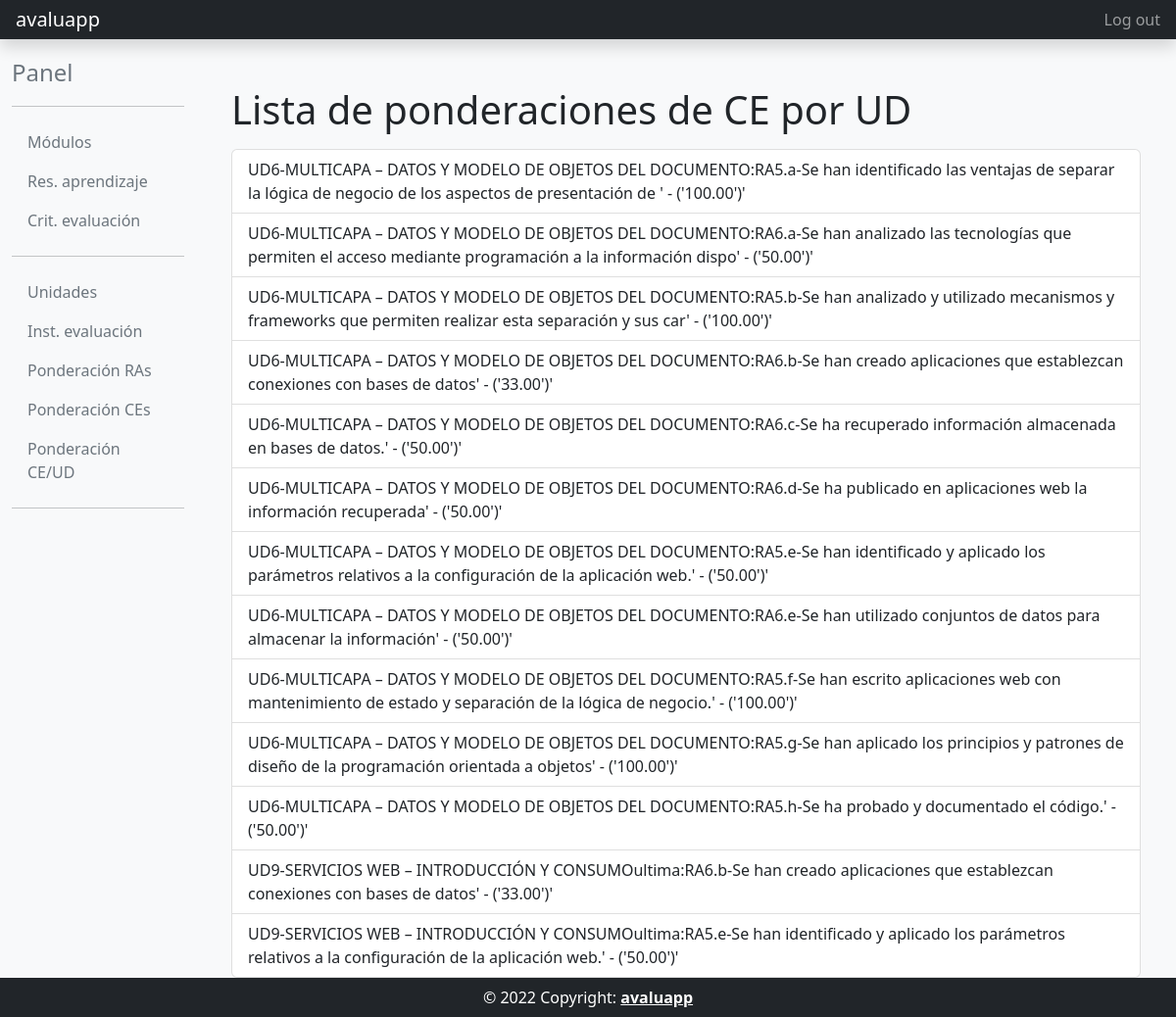
Screenshot of /pond_ce_ud_list/ (signed in) with the database file from the repository.
### programacion_didactica/models.py (models this page shows)
class PondCritUD (models.Model):
    criterio_evaluacion = models.ForeignKey('core.CritEvaluacion', on_delete=models.PROTECT)
    unidad = models.ForeignKey(Unidad, on_delete=models.PROTECT)
    porcentaje = models.DecimalField(decimal_places=2, max_digits=5, default=0)
    def __str__(self):
        return str(self.unidad) + ":" + str(self.criterio_evaluacion) + "' - ('" + str(self.porcentaje) + "')'"
    class Meta:
        unique_together = ('criterio_evaluacion', 'unidad')
        verbose_name= 'Ponderacion Criterio Unidad'
        verbose_name_plural= 'Ponderaciones Criterio Unidad'
        ordering= ['unidad__nombre', 'criterio_evaluacion__codigo']

class Unidad (models.Model):
    codigo = models.CharField(max_length = 4, unique=True)
    nombre = models.CharField(max_length = 256, unique=True)
    def __str__(self):
        return self.codigo + "-" + self.nombre
    class Meta:
        verbose_name= 'Unidad'
        verbose_name_plural= 'Unidades'
        ordering= ['id']

### core/models.py (models this page shows, shortened)
class CritEvaluacion(models.Model):
    resultado_aprendizaje = models.ForeignKey(ResAprendizaje, on_delete=models.PROTECT, verbose_name='codigo', null=False, blank=False)
    codigo = models.CharField( max_length=4, verbose_name='codigo', null=False, blank=False)
    descripcion = models.TextField( verbose_name='descripcion', null=False, blank=False)
    minimo = models.BooleanField( verbose_name='minimo', null=False, blank=False)
    def __str__(self):
        return self.resultado_aprendizaje.codigo + "." + self.codigo + "-" + self.descripcion[0:100]
    class Meta:
        unique_together = ('resultado_aprendizaje', 'codigo')
        verbose_name= 'Criterio Evaluacion'
        verbose_name_plural= 'Criterios Evaluacion'
        ordering=['resultado_aprendizaje__codigo', 'codigo']

class ResAprendizaje(models.Model):
    modulo = models.ForeignKey(Modulo,on_delete=models.PROTECT)
    codigo = models.CharField(max_length=10)
    descripcion = models.TextField()
    class Meta:
        unique_together = ('modulo','codigo')
        verbose_name= 'Resultado Aprendizaje'
        verbose_name_plural= 'Resultados Aprendizaje'
        ordering= ['codigo']

### programacion_didactica/views.py (the view)
# urls.py: path('pond_ce_ud_list/', pd_views.PondCritUDListView.as_view(), name='pond_ce_ud_list'),
class PondCritUDListView(ListView):
    model = PondCritUD
    template_name = 'programacion_didactica/pond_ce_ud_list.html'
    @method_decorator(csrf_exempt)
    @method_decorator(login_required)
    def dispatch(self, request, *args, **kwargs):
        return super().dispatch(request, *args, **kwargs)
    def get_queryset(self):
        orden = self.request.GET.get('orden', None)
        queryset = PondCritUD.objects.all()
        if orden:
            if orden == 'asc':
                queryset = queryset.order_by('id')
            elif orden == 'desc':
                queryset = queryset.order_by('-id')
        return queryset

### templates/programacion_didactica/pond_ce_ud_list.html
{% extends "common/base_intranet.html" %}
{% block main_content %}
<div class="container">
    <h1> Lista de ponderaciones de CE por UD</h1>
    <ul class="list-group mt-3">
    {% for pond_ce_ud in object_list %}
        <a href="{% url 'pond_ce_detail' pond_ce_ud.id %}" class="list-group-item list-group-item-action">{{ pond_ce_ud }}</a>
    {% empty %}
        <p>No existen Ponderaciones de CE por UD</p>
    {% endfor %}
    </ul>
</div>
{% endblock main_content %}

### templates/common/base_intranet.html (shortened to what this page needs)
{% extends "common/base.html" %}
{% block content %}
<div class="container-fluid mb-auto">
  <div class="row">
    {% block app-body %}
        {% block slideout %}
            {% include 'common/slideout_intranet.html' %}
        {% endblock slideout %}
        {% block main %}
        <main class="col-md-9 ms-sm-auto col-lg-10 px-md-4 mt-5">
                {% block main_content %}
                {% endblock main_content %}
        </main>
        {% endblock main %}
    {% endblock app-body %}
  </div>
</div>
{% endblock content %}

### templates/common/base.html (shortened to what this page needs)
<html>
<head>
    <link rel="stylesheet" href="https://cdn.jsdelivr.net/npm/bootstrap@5.2.0/dist/css/bootstrap.min.css">
    <link rel="stylesheet" href="https://cdnjs.cloudflare.com/ajax/libs/font-awesome/6.2.0/css/all.min.css" />
</head>
<body class="d-flex flex-column h-100 bg-light">
{% block header %}
    {% include "common/header_website.html" %}
{% endblock header %}
{% block content %}
{% endblock content %}
{% block footer %}
  {% include "common/footer_website.html" %}
{% endblock footer %}
</body>
</html>

### templates/common/header_website.html (shortened to what this page needs)
<header class="navbar navbar-dark sticky-top bg-dark flex-md-nowrap p-0 shadow">
  <a class="navbar-brand col-md-3 col-lg-2 px-3 ml-5" href="/">avaluapp</a>
  <div class="navbar-nav">
    <div class="nav-item text-nowrap">
      <a class="nav-link px-3" href="{% if user.is_authenticated %} {% url 'logout' %} {% else %}{% url 'login' %} {% endif %}">
        {% if user.is_authenticated %}
          Log out
        {% else %}
          Log in
        {% endif %}
      </a>
    </div>
  </div>
</header>

### templates/common/slideout_intranet.html (shortened to what this page needs)
    <nav id="sidebarMenu" class="col-md-3 col-lg-2 d-md-block sidebar collapse">
      <div class="position-sticky pt-3">
        <a href="{% url 'panel' %}" class="nav-link" aria-current="page">
          <span class="text-secondary fs-4">Panel</span>
        </a>
        <hr>
        <ul class="nav flex-column">
          <li class="nav-item">
            <a href="{% url 'modulo_list' %}" class="nav-link" aria-current="page">
              <span class="text-secondary">Módulos</span>
            </a>
          </li>
          <li>
            <a href="{% url 'ra_list' %}" class="nav-link">
              <span class="text-secondary">Res. aprendizaje</span>
            </a>
          </li>
          <li>
            <a href="{% url 'ce_list' %}" class="nav-link">
              <span class="text-secondary">Crit. evaluación</span>
            </a>
          </li>
          <hr>
          <li>
            <a href="#" class="nav-link">
              <span class="text-secondary">Unidades</span>
            </a>
          </li>
          <li>
            <a href="#" class="nav-link">
              <span class="text-secondary">Inst. evaluación</span>
            </a>
          </li>
            <a href="#" class="nav-link">
              <span class="text-secondary">Ponderación RAs</span>
            </a>
          <li>
            <a href="#" class="nav-link">
              <span class="text-secondary">Ponderación CEs</span>
            </a>
          </li>
          <li>
            <a href="#" class="nav-link">
              <span class="text-secondary">Ponderación CE/UD</span>
            </a>
          </li>
          <hr>
        </ul>
      </div>
    </nav>

### templates/common/footer_website.html
<footer class="text-center text-lg-start bg-light text-muted bg-dark p-0" id="footer">
  <div class="text-center p-2 text-white">
    © 2022 Copyright:
    <a class="text-reset fw-bold" href="/">avaluapp</a>
  </div>
</footer>

### rows the page displays
PondCritUD: unidad+criterio_evaluacion+porcentaje "UD6-MULTICAPA – DATOS Y MODELO DE OBJETOS DEL DOCUMENTO:RA5.a-Se han identificado las ventajas de separar la lógica de negocio de los aspectos de presentación de ' - ('100.00')'"
PondCritUD: unidad+criterio_evaluacion+porcentaje "UD6-MULTICAPA – DATOS Y MODELO DE OBJETOS DEL DOCUMENTO:RA6.a-Se han analizado las tecnologías que permiten el acceso mediante programación a la información dispo' - ('50.00')'"
PondCritUD: unidad+criterio_evaluacion+porcentaje "UD6-MULTICAPA – DATOS Y MODELO DE OBJETOS DEL DOCUMENTO:RA5.b-Se han analizado y utilizado mecanismos y frameworks que permiten realizar esta separación y sus car' - ('100.00')'"
PondCritUD: unidad+criterio_evaluacion+porcentaje "UD6-MULTICAPA – DATOS Y MODELO DE OBJETOS DEL DOCUMENTO:RA6.b-Se han creado aplicaciones que establezcan conexiones con bases de datos' - ('33.00')'"
PondCritUD: unidad+criterio_evaluacion+porcentaje "UD6-MULTICAPA – DATOS Y MODELO DE OBJETOS DEL DOCUMENTO:RA6.c-Se ha recuperado información almacenada en bases de datos.' - ('50.00')'"
PondCritUD: unidad+criterio_evaluacion+porcentaje "UD6-MULTICAPA – DATOS Y MODELO DE OBJETOS DEL DOCUMENTO:RA6.d-Se ha publicado en aplicaciones web la información recuperada' - ('50.00')'"
PondCritUD: unidad+criterio_evaluacion+porcentaje "UD6-MULTICAPA – DATOS Y MODELO DE OBJETOS DEL DOCUMENTO:RA5.e-Se han identificado y aplicado los parámetros relativos a la configuración de la aplicación web.' - ('50.00')'"
PondCritUD: unidad+criterio_evaluacion+porcentaje "UD6-MULTICAPA – DATOS Y MODELO DE OBJETOS DEL DOCUMENTO:RA6.e-Se han utilizado conjuntos de datos para almacenar la información' - ('50.00')'"
PondCritUD: unidad+criterio_evaluacion+porcentaje "UD6-MULTICAPA – DATOS Y MODELO DE OBJETOS DEL DOCUMENTO:RA5.f-Se han escrito aplicaciones web con mantenimiento de estado y separación de la lógica de negocio.' - ('100.00')'"
PondCritUD: unidad+criterio_evaluacion+porcentaje "UD6-MULTICAPA – DATOS Y MODELO DE OBJETOS DEL DOCUMENTO:RA5.g-Se han aplicado los principios y patrones de diseño de la programación orientada a objetos' - ('100.00')'"
PondCritUD: unidad+criterio_evaluacion+porcentaje "UD6-MULTICAPA – DATOS Y MODELO DE OBJETOS DEL DOCUMENTO:RA5.h-Se ha probado y documentado el código.' - ('50.00')'"
PondCritUD: unidad+criterio_evaluacion+porcentaje "UD9-SERVICIOS WEB – INTRODUCCIÓN Y CONSUMOultima:RA6.b-Se han creado aplicaciones que establezcan conexiones con bases de datos' - ('33.00')'"
PondCritUD: unidad+criterio_evaluacion+porcentaje "UD9-SERVICIOS WEB – INTRODUCCIÓN Y CONSUMOultima:RA5.e-Se han identificado y aplicado los parámetros relativos a la configuración de la aplicación web.' - ('50.00')'"
